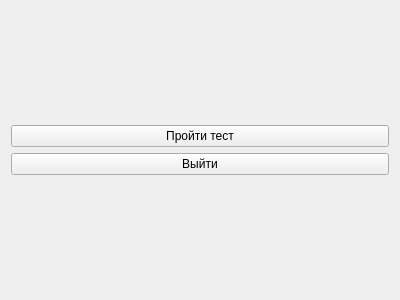
<?xml version="1.0" encoding="UTF-8"?>
<ui version="4.0">
    <class>Form</class>
    <widget class="QWidget" name="Form">
        <property name="geometry">
            <rect>
                <x>0</x>
                <y>0</y>
                <width>400</width>
                <height>300</height>
            </rect>
        </property>
        <property name="windowTitle">
            <string>Form</string>
        </property>
        <layout class="QGridLayout" name="gridLayout_2">
            <item row="0" column="0">
                <layout class="QGridLayout" name="gridLayout">
                    <item row="0" column="0">
                        <widget class="QPushButton" name="pushButton">
                            <property name="text">
                                <string>Пройти тест</string>
                            </property>
                        </widget>
                    </item>
                    <item row="1" column="0">
                        <widget class="QPushButton" name="pushButton_2">
                            <property name="text">
                                <string>Выйти</string>
                            </property>
                        </widget>
                    </item>
                </layout>
            </item>
        </layout>
    </widget>
    <resources/>
    <connections/>
</ui>
